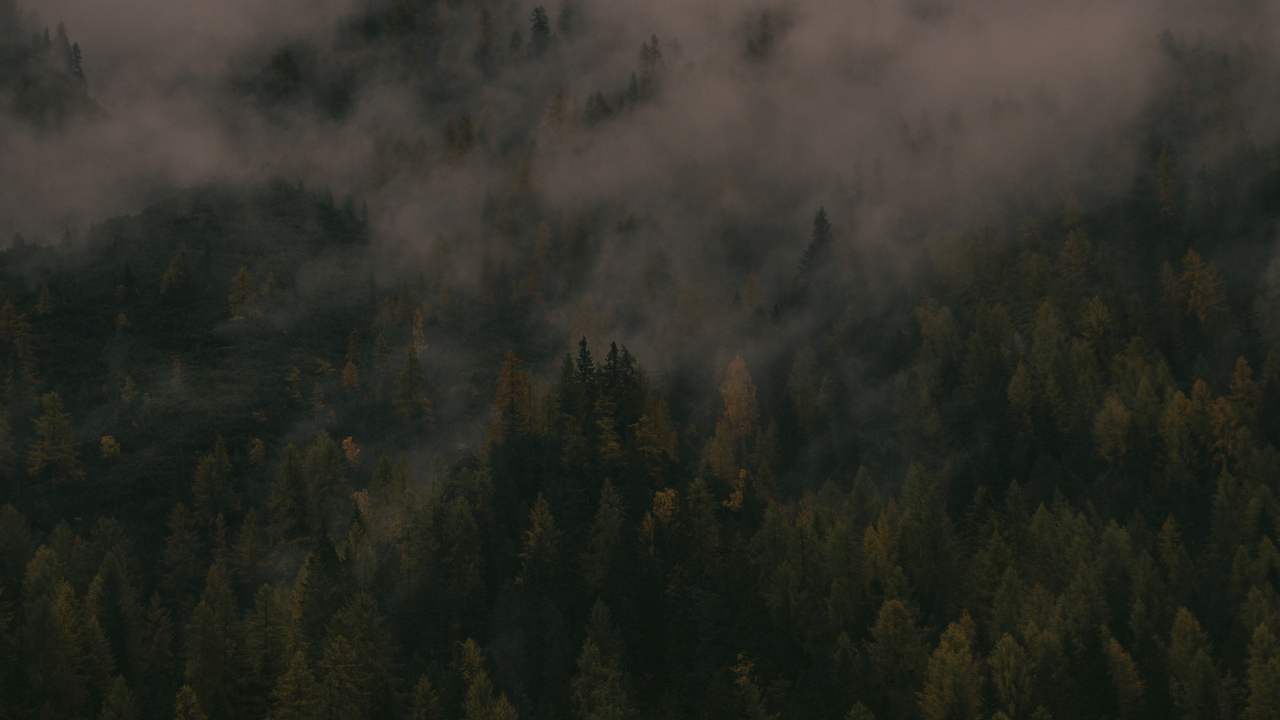
#> input picture homeManagerModules/Wallpapers/forest.jpg, 3840 x 2160 px (shown at 1/3 size)
$ python generate_colors_material.py --path ../../../Wallpapers/forest.jpg
#> lines starting #> are read from the running program, lines starting #| are printed output that depends on the picture
#!/usr/bin/env python3
import argparse
import math
from PIL import Image
# import Image
from materialyoucolor.quantize import QuantizeCelebi
from materialyoucolor.score.score import Score
from materialyoucolor.hct import Hct
from materialyoucolor.dynamiccolor.material_dynamic_colors import MaterialDynamicColors
from materialyoucolor.utils.color_utils import rgba_from_argb, argb_from_rgb

argb_to_hex = lambda argb: "#{:02X}{:02X}{:02X}".format(*map(round, rgba_from_argb(argb)))
hex_to_argb = lambda hex_code: argb_from_rgb(int(hex_code[1:3], 16), int(hex_code[3:5], 16), int(hex_code[5:], 16))

parser = argparse.ArgumentParser(description='Color generation script')
parser.add_argument('--path', type=str, default=None, help='generate colorscheme from image')
parser.add_argument('--size', type=int , default=128 , help='bitmap image size')
parser.add_argument('--color', type=str, default=None, help='generate colorscheme from color')
parser.add_argument('--mode', type=str, choices=['dark', 'light'], default='dark', help='dark or light mode')
parser.add_argument('--scheme', type=str, default=None, help='material scheme to use')
parser.add_argument('--smart', type=str, default=False, help='decide scheme type based on image color')
parser.add_argument('--transparency', type=str, choices=['opaque', 'transparent'], default='opaque', help='enable transparency')
parser.add_argument('--cache', type=str, default=None, help='file path to store the generated color')
parser.add_argument('--debug', action='store_true', default=False, help='debug mode')
args = parser.parse_args()

darkmode = (args.mode == 'dark')
transparent = (args.transparency == 'transparent')
print(f"$darkmode: {darkmode};")
print(f"$transparent: {transparent};")

def calculate_optimal_size (width, height, bitmap_size):
    image_area = width * height;
    bitmap_area = bitmap_size ** 2
    scale = math.sqrt(bitmap_area/image_area) if image_area > bitmap_area else 1
    new_width = round(width * scale)
    new_height = round(height * scale)
    if new_width == 0:
        new_width = 1
    if new_height == 0:
        new_height = 1
    return new_width, new_height

if args.path is not None:
    image = Image.open(args.path)
#> image is the input picture: PIL image 3840x2160 RGB; mean R, G, B 44.6, 44.9, 37.5
    wsize, hsize = image.size
#> wsize = 3840; hsize = 2160
    wsize_new, hsize_new = calculate_optimal_size(wsize, hsize, args.size)
#> wsize_new = 171; hsize_new = 96
    if wsize_new < wsize or hsize_new < hsize:
        image = image.resize((wsize_new, hsize_new), Image.Resampling.BICUBIC)
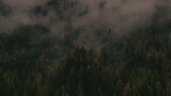
#> image: PIL image 171x96 RGB; mean R, G, B 44.6, 44.9, 37.5
#> (the run stopped early here; a loop or call above may not have finished)
